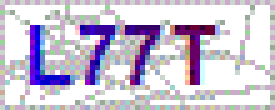
#> input picture 爬虫练习/JS逆向/验证码识别/yzm.jpg, 55 x 22 px (shown 5 times larger)
$ python '文字验证码识别.py'   (older library calls are emulated)
#> lines starting #> are read from the running program, lines starting #| are printed output that depends on the picture
from PIL import Image
import pytesser3
import numpy as np
import matplotlib.pyplot as plt
img = Image.open('yzm.jpg')
#> img is the input picture: PIL image 55x22 P; mean R, G, B, A 205, 197.1, 215.8, 255
# img = Image.open('01.PNG')

img = img.convert('L')  #转成灰度模式
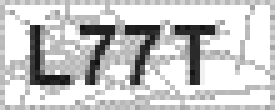
#> img: PIL image 55x22 L (shown 5 times larger); min 17, max 255, mean 201.6

'''
浅色转白色，深颜色转黑色
界限，阀值，产生两个极端值，最大值和最小值——进行二值/极化

方式：
1.得到所有的像素点的颜色值，求平均值，作为阀值；
2.统计分析，哪个颜色值是分界线（更靠谱一点）。
'''
#1.平均值作为阀值
w,h = img.size #获取图片的大小、宽高
#> w = 55; h = 22
# [9 lines of commented-out code are left out]
img_np = np.array(img)  #图片转数组

img_np = img_np.reshape(1,-1)
print(img_np)
#> (printed output is left out)
step = 10
count={}
for i in range(0,256,step):
    count[str(i)+'-'+str(i+step-1)] = img_np[(img_np >=i) & (img_np<i+step)].shape[0]
print(count)
#> (printed output is left out)
plt.xlabel('pixel value')
plt.ylabel('count')
plt.bar(range(0,256,10),count.values())
# plt.show()
# print(img_np)

avg = 200


#二值化
pixes = img.load()
for x in range(w):
    for y in range(h):
        if pixes[x,y] < avg:
            pixes[x,y] = 0
        else:
            pixes[x,y] = 255

#降噪
for x in range(w-1):
    for y in range(h-1):
        count = 0#统计周边白色像素个数
        if pixes[x,y-1]>245:     #上
            count +=1
        if pixes[x,y+1]>245:     #下
            count +=1
        if pixes[x-1,y]>245:     #左
            count +=1
        if pixes[x,y-1]>245:     #右
            count +=1
        if pixes[x-1,y-1]>245:   #左上
            count +=1
        if pixes[x-1,y+1]>245:   #左下
            count +=1
        if pixes[x+1,y-1]>245:   #右上
            count +=1
        if pixes[x+1,y+1]>245:   #右下
            count +=1
        if count > 5:
            pixes[x,y] = 255


img.show()
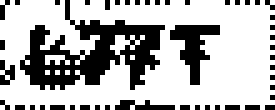
#> shown: PIL image 55x22 L (shown 5 times larger); 70.2% white; black in thin lines or dots

#> (the run stopped early here; a loop or call above may not have finished)
